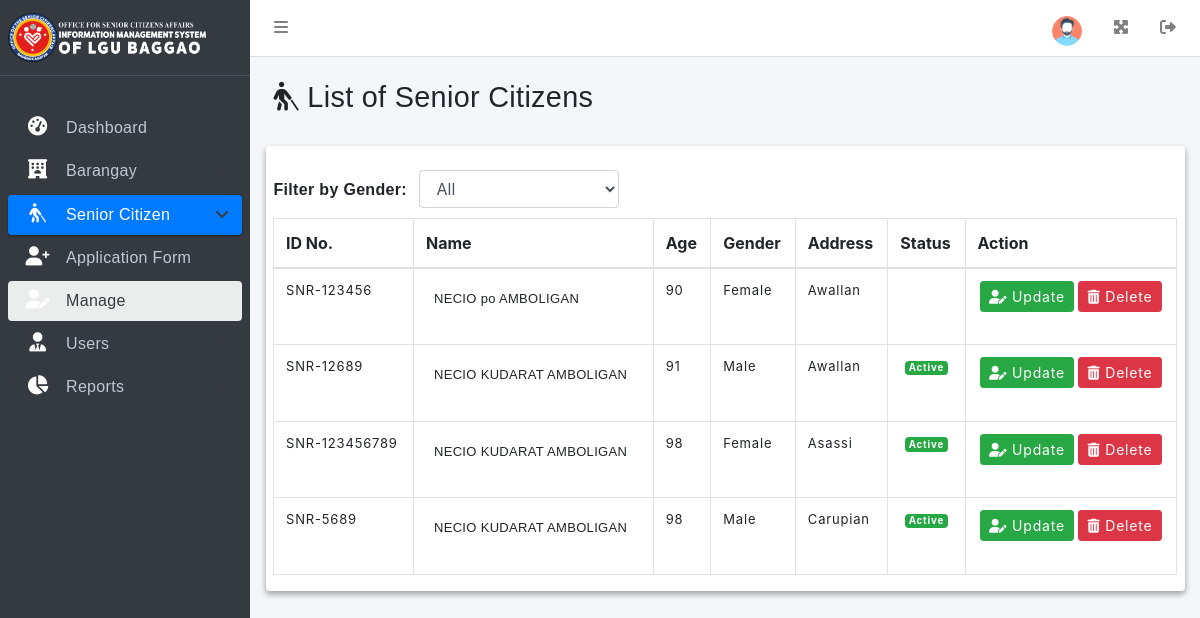
Before: /admin/pages/manage-senior.php with the older database file.
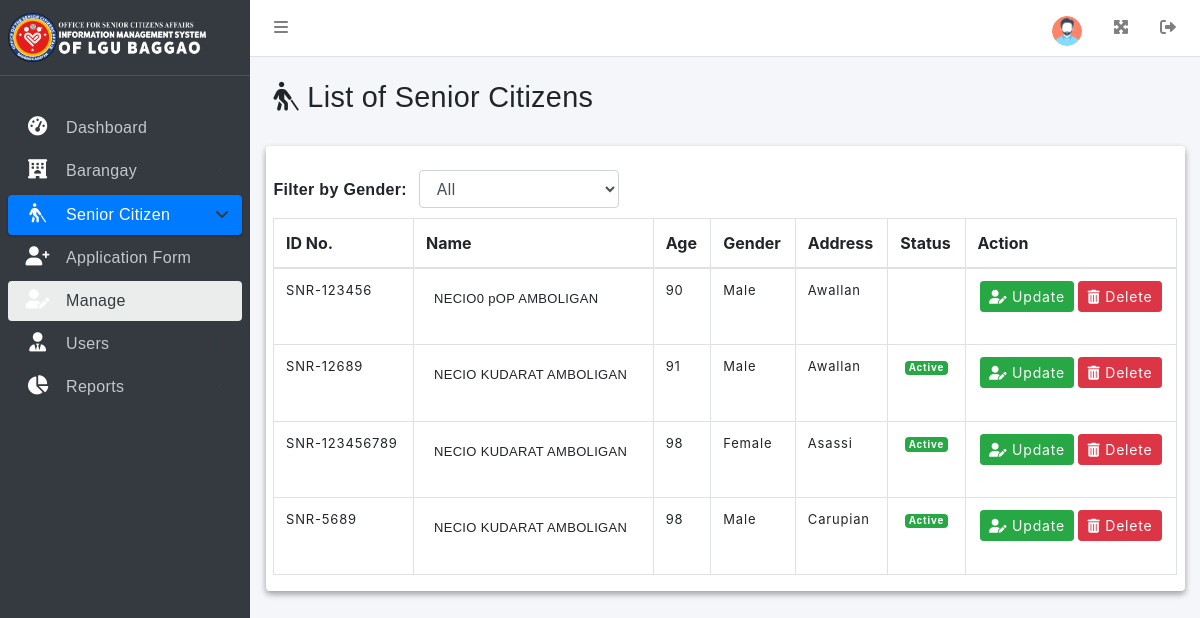
After: the same page with the newer database file.
### tables this page shows
CREATE TABLE `senior_profiles` (
  `senior_id` varchar(20) NOT NULL,
  `barangay_assigned` varchar(255) DEFAULT NULL,
  `first_name` varchar(100) NOT NULL,
  `middle_name` varchar(100) DEFAULT NULL,
  `last_name` varchar(100) NOT NULL,
  `gender` varchar(10) NOT NULL,
  `birthday` date NOT NULL,
  `age` int(11) NOT NULL,
  `birth_place` varchar(150) DEFAULT NULL,
  `religion` varchar(50) DEFAULT NULL,
  `civil_status` varchar(20) DEFAULT NULL,
  `spouse_name` varchar(100) DEFAULT NULL,
  `spouse_contact_number` varchar(20) DEFAULT NULL,
  `address` text NOT NULL,
  `contact_number` varchar(15) DEFAULT NULL,
  `with_pension` enum('Yes','No') NOT NULL,
  `monthly_pension` varchar(20) DEFAULT NULL,
  `status` enum('Active','Inactive') NOT NULL,
  `emergency_contact_person` varchar(100) DEFAULT NULL,
  `emergency_contact_number` varchar(15) DEFAULT NULL
);

CREATE TABLE `barangay_captains` (
  `id` int(11) NOT NULL,
  `captain_name` varchar(255) NOT NULL,
  `barangay_assigned` varchar(255) NOT NULL,
  `contact_number` varchar(15) DEFAULT NULL,
  `email` varchar(255) DEFAULT NULL,
  `address` text DEFAULT NULL
);

### admin/pages/manage-senior.php (the view, shortened to what this page needs)
<?php include '../includes/header.php';?>
<?php include '../includes/sidenav.php';?>
<div class="content-wrapper">
   <div class="content-header">
      <div class="container-fluid">
         <div class="row mb-2">
            <div class="col-sm-6">
               <h1 class="m-0"><span class="fa fa-blind"></span> List of Senior Citizens</h1>
            </div>
            <div class="col-sm-6">
            </div>
         </div>
      </div>
   </div>
   <section class="content">
       <div class="container-fluid">
          <div class="card card-info elevation-2">
             <br>
             <div class="filter-container">
                <label for="genderFilter">Filter by Gender:</label>
                <select id="genderFilter" class="form-control" style="width: 200px; display: inline-block;">
                    <option value="">All</option>
                </select>
             </div>
             <div class="col-md-12">
                <table id="example1" class="table table-bordered">
                   <thead class="btn-cancel">
                      <tr>
                         <th>ID No.</th>
                         <th>Name</th>
                         <th>Age</th>
                         <th>Gender</th>
                         <th>Address</th>
                         <th>Status</th>
                         <th>Action</th>
                      </tr>
                   </thead>
                   <tbody id="seniorTableBody">
                   <?php
                   include('../db_conn.php');
                   $query = "
                       SELECT sp.senior_id, sp.first_name, sp.middle_name, sp.last_name, sp.age, sp.birthday, sp.gender,
                              sp.address, sp.status, bc.barangay_assigned
                       FROM senior_profiles sp
                       JOIN barangay_captains bc ON sp.barangay_assigned = bc.barangay_assigned
                   ";
                   $result = mysqli_query($conn, $query);
                   if ($result && mysqli_num_rows($result) > 0) {
                       while ($row = mysqli_fetch_assoc($result)) {
                           echo "<tr>";
                           echo "<td>SNR-" . htmlspecialchars($row['senior_id']) . "</td>";
                           echo "<td><p class='info'><small class='text-danger'></small> " . htmlspecialchars($row['first_name']) . " " . htmlspecialchars($row['middle_name']) . " " . htmlspecialchars($row['last_name']) . "</p></td>";
                           echo "<td>" . htmlspecialchars($row['age']) . "</td>";
                           echo "<td>" . htmlspecialchars($row['gender']) . "</td>";
                           echo "<td>" . htmlspecialchars($row['barangay_assigned']) . "</td>";
                           echo "<td class='text-center'><span class='badge bg-success'>" . htmlspecialchars($row['status']) . "</span></td>";
                           echo "<td class='text-center'>
                                  <a class='btn btn-sm btn-success' href='#' data-toggle='modal' data-target='#editModal'
                                  data-id='" . htmlspecialchars($row['senior_id']) . "' data-firstname='" . htmlspecialchars($row['first_name']) . "'
                                  data-middlename='" . htmlspecialchars($row['middle_name']) . "' data-lastname='" . htmlspecialchars($row['last_name']) . "'
                                  data-gender='" . htmlspecialchars($row['gender']) . "' data-birthday='" . htmlspecialchars($row['birthday']) . "'
                                  data-age='" . htmlspecialchars($row['age']) . "' data-barangay='" . htmlspecialchars($row['barangay_assigned']) . "'
                                  data-status='" . htmlspecialchars($row['status']) . "'><i class='fa fa-user-edit'></i> Update</a>
                                  <a class='btn btn-sm btn-danger' href='#' data-toggle='modal' data-target='#deleteModal'
                                  data-id='" . htmlspecialchars($row['senior_id']) . "'><i class='fa fa-trash-alt'></i> Delete</a>
                                  </td>";
                           echo "</tr>";
                       }
                   } else {
                       echo "<tr><td colspan='7'>No records found.</td></tr>";
                   }
                   ?>
                  </tbody>
               </table>
            </div>
         </div>
      </div>
   </section>
</div>
</body>
</html>

### admin/includes/header.php (shortened to what this page needs)
<!DOCTYPE html>
<html lang="en">
<head>
    <link rel="stylesheet" href="https://cdnjs.cloudflare.com/ajax/libs/font-awesome/6.0.0-beta3/css/all.min.css">
    <link rel="stylesheet" href="./../asset/fontawesome/css/all.min.css">
   <link rel="stylesheet" href="../../asset/css/adminlte.min.css">
   <link rel="stylesheet" href="../../asset/css/style.css">
   <link rel="stylesheet" href="../../asset/tables/datatables-bs4/css/dataTables.bootstrap4.min.css">
   <link rel="stylesheet" href="https://cdnjs.cloudflare.com/ajax/libs/font-awesome/6.0.0-beta3/css/all.min.css">
</head>
<body class="hold-transition sidebar-mini layout-fixed">
    <div class="wrapper">
        <nav class="main-header navbar navbar-expand navbar-light" style="background-color:white;">
            <ul class="navbar-nav">
                <li class="nav-item">
                    <a class="nav-link" data-widget="pushmenu" href="#" role="button">
                        <i class="fas fa-bars"></i>
                    </a>
                </li>
            </ul>
            <ul class="navbar-nav ml-auto">
                <li class="nav-item">
                    <a class="nav-link" href="#" role="button">
                        <img src="../../asset/img/avatar.png" class="img-circle" alt="User Image" width="30">
                    </a>
                </li>
                <li class="nav-item">
                    <a class="nav-link" data-widget="fullscreen" href="#" role="button">
                        <i class="fas fa-expand-arrows-alt"></i>
                    </a>
                </li>
<li class="nav-item">
    <a class="nav-link" href="../../logout.php">
        <i class="fas fa-sign-out-alt"></i>
    </a>
</li>
            </ul>
        </nav>
    </div>

### admin/includes/sidenav.php (shortened to what this page needs)
<?php
$current_page = basename($_SERVER['PHP_SELF']);
?>
<aside class="main-sidebar sidebar-dark-primary">
    <a href="index.php" class="brand-link">
        <img src="../../asset/img/osca-w.png" alt="DSMS Logo" width="200">
    </a>
    <br>
    <div class="sidebar">
        <nav class="mt-2">
            <ul class="nav nav-pills nav-sidebar flex-column" data-widget="treeview" role="menu" data-accordion="false">
                <li class="nav-item">
                    <a href="../index.php" class="nav-link <?= ($current_page == 'index.php') ? 'active' : '' ?>">
                        <i class="nav-icon fa-solid fa-tachometer-alt"></i>
                        <p>Dashboard</p>
                    </a>
                </li>
                <li class="nav-item <?= in_array($current_page, ['add-barangay-captain.php', 'view-barangays.php', 'manage-barangay-captain.php']) ? 'menu-open' : '' ?>">
                    <a href="#" class="nav-link <?= in_array($current_page, ['add-barangay-captain.php', 'view-barangays.php', 'manage-barangay-captain.php']) ? 'active' : '' ?>">
                        <i class="nav-icon fa-solid fa-hotel"></i>
                        <p>Barangay</p>
                        <i class="right fas fa-angle-left"></i>
                    </a>
                </li>
                <li class="nav-item <?= in_array($current_page, ['add-senior.php', 'manage-senior.php']) ? 'menu-open' : '' ?>">
                    <a href="#" class="nav-link <?= in_array($current_page, ['add-senior.php', 'manage-senior.php']) ? 'active' : '' ?>">
                        <i class="nav-icon fa-solid fa-blind"></i>
                        <p>Senior Citizen</p>
                        <i class="right fas fa-angle-left"></i>
                    </a>
                    <ul class="nav nav-treeview">
                        <li class="nav-item">
                            <a href="add-senior.php" class="nav-link <?= ($current_page == 'add-senior.php') ? 'active' : '' ?>">
                                <i class="nav-icon fa-solid fa-user-plus"></i>
                                <p>Application Form</p>
                            </a>
                        </li>
                        <li class="nav-item">
                            <a href="manage-senior.php" class="nav-link <?= ($current_page == 'manage-senior.php') ? 'active' : '' ?>">
                                <i class="nav-icon fa-solid fa-user-edit"></i>
                                <p>Manage</p>
                            </a>
                        </li>
                    </ul>
                </li>
                <li class="nav-item <?= in_array($current_page, ['barangay.html', 'admin.html']) ? 'menu-open' : '' ?>">
                    <a href="#" class="nav-link <?= in_array($current_page, ['barangay.html', 'admin.html']) ? 'active' : '' ?>">
                        <i class="nav-icon fa-solid fa-user-tie"></i>
                        <p>Users</p>
                        <i class="right fas fa-angle-left"></i>
                    </a>
                </li>
                <li class="nav-item <?= in_array($current_page, ['age-report.php', 'gender-report.php', 'barangay-report.php']) ? 'menu-open' : '' ?>">
                    <a href="#" class="nav-link <?= in_array($current_page, ['age-report.php', 'gender-report.php', 'barangay-report.php']) ? 'active' : '' ?>">
                        <i class="nav-icon fa-solid fa-chart-pie"></i>
                        <p>Reports</p>
                        <i class="right fas fa-angle-left"></i>
                    </a>
                </li>
            </ul>
        </nav>
    </div>
</aside>

### asset/css/style.css (style rules this page uses)
h1,h2,h3,h4,h5,h6,p,label,button { font-family: 'Poppins', sans-serif !important; padding: 0.5rem 0.5rem; font-weight: 100; letter-spacing: 0.02rem; }
li a { font-family: 'Poppins', sans-serif !important; font-weight: 100; }
li { font-family: 'Poppins', sans-serif !important; font-weight: 100; }
nav.mt-2 ul.nav-sidebar li i { color: rgb(58,58,58) !important; }
table td { font-size: 13px !important; letter-spacing: 0.0625em; margin:-10px; border-spacing: 1em; }

### admin/includes/header.php (style rules this page uses)
.main-sidebar .nav-link .nav-icon { color: white !important; }
.main-sidebar .nav-link.active .nav-icon, .main-sidebar .nav-link:hover .nav-icon { color: white !important; }
.bg-success { background-color: #28a745; }

### admin/pages/manage-senior.php (style rules this page uses)
.main-sidebar .nav-link .nav-icon { color: white !important; }
.main-sidebar .nav-link.active .nav-icon, .main-sidebar .nav-link:hover .nav-icon { color: white !important; }
.bg-success { background-color: #28a745; }

Changed rows visible on the page:
changed senior_profiles id 123456: first_name "NECIO" → "NECIO0"; middle_name "po" → "pOP"; gender "Female" → "Male"
